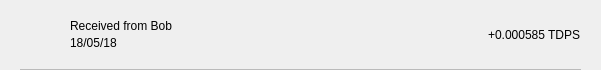
<?xml version="1.0" encoding="UTF-8"?>
<ui version="4.0">
 <class>TxRow</class>
 <widget class="QWidget" name="TxRow">
  <property name="geometry">
   <rect>
    <x>0</x>
    <y>0</y>
    <width>601</width>
    <height>70</height>
   </rect>
  </property>
  <property name="minimumSize">
   <size>
    <width>0</width>
    <height>40</height>
   </size>
  </property>
  <property name="windowTitle">
   <string>Form</string>
  </property>
  <layout class="QVBoxLayout" name="verticalLayout_3">
   <property name="spacing">
    <number>0</number>
   </property>
   <property name="leftMargin">
    <number>0</number>
   </property>
   <property name="topMargin">
    <number>0</number>
   </property>
   <property name="rightMargin">
    <number>0</number>
   </property>
   <property name="bottomMargin">
    <number>0</number>
   </property>
   <item>
    <widget class="QWidget" name="rowContainer" native="true">
     <layout class="QVBoxLayout" name="verticalLayout_2">
      <property name="spacing">
       <number>9</number>
      </property>
      <property name="leftMargin">
       <number>20</number>
      </property>
      <property name="topMargin">
       <number>9</number>
      </property>
      <property name="rightMargin">
       <number>20</number>
      </property>
      <property name="bottomMargin">
       <number>0</number>
      </property>
      <item>
       <widget class="QFrame" name="frame">
        <property name="styleSheet">
         <string notr="true">border:none;</string>
        </property>
        <property name="frameShape">
         <enum>QFrame::StyledPanel</enum>
        </property>
        <property name="frameShadow">
         <enum>QFrame::Raised</enum>
        </property>
        <layout class="QHBoxLayout" name="horizontalLayout" stretch="0,2,0">
         <property name="leftMargin">
          <number>0</number>
         </property>
         <property name="topMargin">
          <number>0</number>
         </property>
         <property name="rightMargin">
          <number>0</number>
         </property>
         <property name="bottomMargin">
          <number>0</number>
         </property>
         <item>
          <widget class="QPushButton" name="icon">
           <property name="styleSheet">
            <string notr="true">border:none;</string>
           </property>
           <property name="text">
            <string/>
           </property>
           <property name="iconSize">
            <size>
             <width>24</width>
             <height>24</height>
            </size>
           </property>
          </widget>
         </item>
         <item>
          <layout class="QVBoxLayout" name="verticalLayout">
           <property name="spacing">
            <number>3</number>
           </property>
           <property name="leftMargin">
            <number>12</number>
           </property>
           <item>
            <widget class="QLabel" name="lblAddress">
             <property name="styleSheet">
              <string notr="true"/>
             </property>
             <property name="text">
              <string>Received from Bob</string>
             </property>
             <property name="alignment">
              <set>Qt::AlignBottom|Qt::AlignLeading|Qt::AlignLeft</set>
             </property>
            </widget>
           </item>
           <item>
            <widget class="QLabel" name="lblDate">
             <property name="styleSheet">
              <string notr="true"/>
             </property>
             <property name="text">
              <string>18/05/18</string>
             </property>
             <property name="alignment">
              <set>Qt::AlignLeading|Qt::AlignLeft|Qt::AlignTop</set>
             </property>
            </widget>
           </item>
          </layout>
         </item>
         <item>
          <widget class="QLabel" name="lblAmount">
           <property name="styleSheet">
            <string notr="true"/>
           </property>
           <property name="text">
            <string>+0.000585 TDPS</string>
           </property>
          </widget>
         </item>
        </layout>
       </widget>
      </item>
      <item>
       <widget class="QLabel" name="lblDivisory">
        <property name="minimumSize">
         <size>
          <width>0</width>
          <height>1</height>
         </size>
        </property>
        <property name="maximumSize">
         <size>
          <width>16777215</width>
          <height>1</height>
         </size>
        </property>
        <property name="styleSheet">
         <string notr="true">background-color:#bababa;</string>
        </property>
        <property name="text">
         <string/>
        </property>
        <property name="alignment">
         <set>Qt::AlignBottom|Qt::AlignLeading|Qt::AlignLeft</set>
        </property>
       </widget>
      </item>
     </layout>
    </widget>
   </item>
  </layout>
 </widget>
 <resources/>
 <connections/>
</ui>
